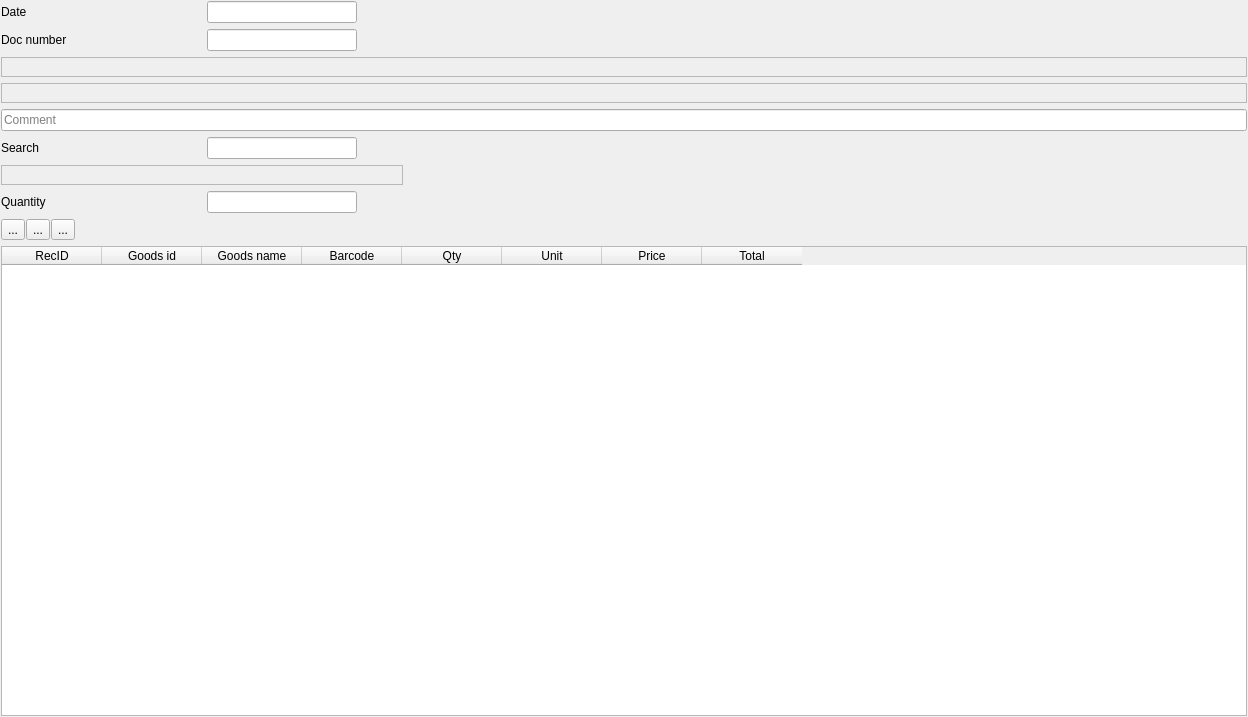
<?xml version="1.0" encoding="UTF-8"?>
<ui version="4.0">
 <class>C5StoreDecompilation</class>
 <widget class="QWidget" name="C5StoreDecompilation">
  <property name="geometry">
   <rect>
    <x>0</x>
    <y>0</y>
    <width>1248</width>
    <height>717</height>
   </rect>
  </property>
  <property name="windowTitle">
   <string>Form</string>
  </property>
  <layout class="QVBoxLayout" name="verticalLayout">
   <property name="spacing">
    <number>6</number>
   </property>
   <property name="leftMargin">
    <number>1</number>
   </property>
   <property name="topMargin">
    <number>1</number>
   </property>
   <property name="rightMargin">
    <number>1</number>
   </property>
   <property name="bottomMargin">
    <number>1</number>
   </property>
   <item>
    <widget class="QWidget" name="wheader" native="true">
     <layout class="QGridLayout" name="gridLayout" columnstretch="0,0,1" columnminimumwidth="200,150,0">
      <property name="leftMargin">
       <number>0</number>
      </property>
      <property name="topMargin">
       <number>0</number>
      </property>
      <property name="rightMargin">
       <number>0</number>
      </property>
      <property name="bottomMargin">
       <number>0</number>
      </property>
      <property name="spacing">
       <number>6</number>
      </property>
      <item row="0" column="1">
       <widget class="C5DateEdit" name="leDate">
        <property name="sizePolicy">
         <sizepolicy hsizetype="Expanding" vsizetype="Fixed">
          <horstretch>0</horstretch>
          <verstretch>0</verstretch>
         </sizepolicy>
        </property>
        <property name="minimumSize">
         <size>
          <width>0</width>
          <height>0</height>
         </size>
        </property>
        <property name="maximumSize">
         <size>
          <width>16777215</width>
          <height>16777215</height>
         </size>
        </property>
       </widget>
      </item>
      <item row="1" column="1">
       <widget class="QLineEdit" name="leDocNum">
        <property name="maximumSize">
         <size>
          <width>16777215</width>
          <height>16777215</height>
         </size>
        </property>
       </widget>
      </item>
      <item row="0" column="0">
       <widget class="QLabel" name="label">
        <property name="sizePolicy">
         <sizepolicy hsizetype="Preferred" vsizetype="Preferred">
          <horstretch>0</horstretch>
          <verstretch>0</verstretch>
         </sizepolicy>
        </property>
        <property name="minimumSize">
         <size>
          <width>0</width>
          <height>0</height>
         </size>
        </property>
        <property name="maximumSize">
         <size>
          <width>16777215</width>
          <height>16777215</height>
         </size>
        </property>
        <property name="text">
         <string>Date</string>
        </property>
       </widget>
      </item>
      <item row="1" column="0">
       <widget class="QLabel" name="label_2">
        <property name="text">
         <string>Doc number</string>
        </property>
       </widget>
      </item>
      <item row="0" column="2">
       <spacer name="horizontalSpacer">
        <property name="orientation">
         <enum>Qt::Orientation::Horizontal</enum>
        </property>
        <property name="sizeHint" stdset="0">
         <size>
          <width>40</width>
          <height>20</height>
         </size>
        </property>
       </spacer>
      </item>
      <item row="2" column="0" colspan="3">
       <widget class="C5CodeNameSelector" name="winputstore">
        <property name="minimumSize">
         <size>
          <width>0</width>
          <height>20</height>
         </size>
        </property>
        <property name="maximumSize">
         <size>
          <width>16777215</width>
          <height>16777215</height>
         </size>
        </property>
        <property name="frameShape">
         <enum>QFrame::Shape::StyledPanel</enum>
        </property>
        <property name="frameShadow">
         <enum>QFrame::Shadow::Raised</enum>
        </property>
        <property name="selectorName" stdset="0">
         <string>Input store</string>
        </property>
       </widget>
      </item>
      <item row="3" column="0" colspan="3">
       <widget class="C5CodeNameSelector" name="woutputstore">
        <property name="minimumSize">
         <size>
          <width>0</width>
          <height>20</height>
         </size>
        </property>
        <property name="maximumSize">
         <size>
          <width>16777215</width>
          <height>16777215</height>
         </size>
        </property>
        <property name="frameShape">
         <enum>QFrame::Shape::StyledPanel</enum>
        </property>
        <property name="frameShadow">
         <enum>QFrame::Shadow::Raised</enum>
        </property>
        <property name="selectorName" stdset="0">
         <string>Output store</string>
        </property>
       </widget>
      </item>
     </layout>
    </widget>
   </item>
   <item>
    <widget class="QLineEdit" name="leComment">
     <property name="placeholderText">
      <string>Comment</string>
     </property>
    </widget>
   </item>
   <item>
    <widget class="QFrame" name="wcomplectinfo">
     <property name="frameShape">
      <enum>QFrame::Shape::NoFrame</enum>
     </property>
     <property name="frameShadow">
      <enum>QFrame::Shadow::Raised</enum>
     </property>
     <layout class="QGridLayout" name="gridLayout_2" columnstretch="0,0,0,1" columnminimumwidth="200,150,0,0">
      <property name="leftMargin">
       <number>0</number>
      </property>
      <property name="topMargin">
       <number>0</number>
      </property>
      <property name="rightMargin">
       <number>0</number>
      </property>
      <property name="bottomMargin">
       <number>0</number>
      </property>
      <property name="spacing">
       <number>6</number>
      </property>
      <item row="2" column="0">
       <widget class="QLabel" name="label_4">
        <property name="text">
         <string>Quantity</string>
        </property>
       </widget>
      </item>
      <item row="0" column="0">
       <widget class="QLabel" name="label_5">
        <property name="text">
         <string>Search</string>
        </property>
       </widget>
      </item>
      <item row="0" column="1">
       <widget class="C5LineEdit" name="leBarcode">
        <property name="sizePolicy">
         <sizepolicy hsizetype="Expanding" vsizetype="Fixed">
          <horstretch>0</horstretch>
          <verstretch>0</verstretch>
         </sizepolicy>
        </property>
        <property name="minimumSize">
         <size>
          <width>0</width>
          <height>0</height>
         </size>
        </property>
        <property name="placeholderText">
         <string/>
        </property>
       </widget>
      </item>
      <item row="2" column="1">
       <widget class="C5LineEdit" name="leQty">
        <property name="sizePolicy">
         <sizepolicy hsizetype="Expanding" vsizetype="Fixed">
          <horstretch>0</horstretch>
          <verstretch>0</verstretch>
         </sizepolicy>
        </property>
        <property name="minimumSize">
         <size>
          <width>0</width>
          <height>0</height>
         </size>
        </property>
        <property name="placeholderText">
         <string/>
        </property>
       </widget>
      </item>
      <item row="0" column="3">
       <widget class="QLabel" name="label_3">
        <property name="text">
         <string/>
        </property>
       </widget>
      </item>
      <item row="0" column="2">
       <spacer name="horizontalSpacer_2">
        <property name="orientation">
         <enum>Qt::Orientation::Horizontal</enum>
        </property>
        <property name="sizeHint" stdset="0">
         <size>
          <width>40</width>
          <height>20</height>
         </size>
        </property>
       </spacer>
      </item>
      <item row="1" column="0" colspan="3">
       <widget class="C5CodeNameSelector" name="wcomplect">
        <property name="sizePolicy">
         <sizepolicy hsizetype="Preferred" vsizetype="Preferred">
          <horstretch>0</horstretch>
          <verstretch>0</verstretch>
         </sizepolicy>
        </property>
        <property name="minimumSize">
         <size>
          <width>0</width>
          <height>20</height>
         </size>
        </property>
        <property name="maximumSize">
         <size>
          <width>16777215</width>
          <height>16777215</height>
         </size>
        </property>
        <property name="frameShape">
         <enum>QFrame::Shape::StyledPanel</enum>
        </property>
        <property name="frameShadow">
         <enum>QFrame::Shadow::Raised</enum>
        </property>
        <property name="selectorName" stdset="0">
         <string>Output goods</string>
        </property>
       </widget>
      </item>
     </layout>
    </widget>
   </item>
   <item>
    <widget class="QWidget" name="widget_2" native="true">
     <layout class="QHBoxLayout" name="horizontalLayout">
      <property name="spacing">
       <number>1</number>
      </property>
      <property name="leftMargin">
       <number>0</number>
      </property>
      <property name="topMargin">
       <number>0</number>
      </property>
      <property name="rightMargin">
       <number>0</number>
      </property>
      <property name="bottomMargin">
       <number>0</number>
      </property>
      <item>
       <widget class="QToolButton" name="btnAddComplect">
        <property name="text">
         <string>...</string>
        </property>
        <property name="icon">
         <iconset resource="../resources/res.qrc">
          <normaloff>:/plus.png</normaloff>:/plus.png</iconset>
        </property>
       </widget>
      </item>
      <item>
       <widget class="QToolButton" name="btnRemove">
        <property name="text">
         <string>...</string>
        </property>
        <property name="icon">
         <iconset resource="../resources/res.qrc">
          <normaloff>:/cancel.png</normaloff>:/cancel.png</iconset>
        </property>
       </widget>
      </item>
      <item>
       <widget class="QToolButton" name="btnFillComplect">
        <property name="text">
         <string>...</string>
        </property>
        <property name="icon">
         <iconset resource="../resources/res.qrc">
          <normaloff>:/assembly.png</normaloff>:/assembly.png</iconset>
        </property>
       </widget>
      </item>
      <item>
       <spacer name="horizontalSpacer_3">
        <property name="orientation">
         <enum>Qt::Orientation::Horizontal</enum>
        </property>
        <property name="sizeHint" stdset="0">
         <size>
          <width>1156</width>
          <height>20</height>
         </size>
        </property>
       </spacer>
      </item>
     </layout>
    </widget>
   </item>
   <item>
    <widget class="C5TableWidget" name="tblGoods">
     <property name="editTriggers">
      <set>QAbstractItemView::EditTrigger::NoEditTriggers</set>
     </property>
     <property name="selectionMode">
      <enum>QAbstractItemView::SelectionMode::SingleSelection</enum>
     </property>
     <property name="selectionBehavior">
      <enum>QAbstractItemView::SelectionBehavior::SelectRows</enum>
     </property>
     <column>
      <property name="text">
       <string>RecID</string>
      </property>
     </column>
     <column>
      <property name="text">
       <string>Goods id</string>
      </property>
     </column>
     <column>
      <property name="text">
       <string>Goods name</string>
      </property>
     </column>
     <column>
      <property name="text">
       <string>Barcode</string>
      </property>
     </column>
     <column>
      <property name="text">
       <string>Qty</string>
      </property>
     </column>
     <column>
      <property name="text">
       <string>Unit</string>
      </property>
     </column>
     <column>
      <property name="text">
       <string>Price</string>
      </property>
     </column>
     <column>
      <property name="text">
       <string>Total</string>
      </property>
     </column>
    </widget>
   </item>
  </layout>
 </widget>
 <customwidgets>
  <customwidget>
   <class>C5CodeNameSelector</class>
   <extends>QFrame</extends>
   <header location="global">c5codenameselector.h</header>
   <container>1</container>
  </customwidget>
  <customwidget>
   <class>C5LineEdit</class>
   <extends>QLineEdit</extends>
   <header location="global">c5lineedit.h</header>
  </customwidget>
  <customwidget>
   <class>C5DateEdit</class>
   <extends>QLineEdit</extends>
   <header location="global">c5dateedit.h</header>
  </customwidget>
  <customwidget>
   <class>C5TableWidget</class>
   <extends>QTableWidget</extends>
   <header location="global">c5tablewidget.h</header>
  </customwidget>
 </customwidgets>
 <resources>
  <include location="../resources/res.qrc"/>
  <include location="../resources/res.qrc"/>
 </resources>
 <connections/>
</ui>
